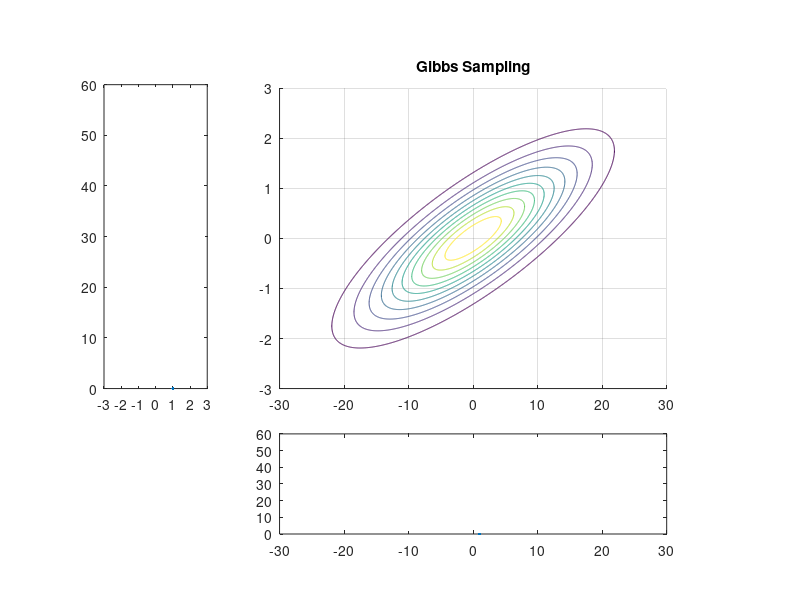

Here is the MATLAB script that generated this plot: (Note: this script raises an error after producing the figure.)
clear all; close all;

M = 500;
meanX = 0.0; sigmaX = 10.0;
meanY = 0.0; sigmaY = 1;
rho=0.8;
x = zeros((M+1));
y = zeros((M+1));
x(1)=meanX;
y(1)=meanY;
c=sqrt(1-rho^2);

for i=2:(M+1)
    x(i)=meanX+sigmaX*rho*(y(i-1)-meanY)/sigmaY+ sigmaX*c*randn;
    y(i) = meanY+sigmaY*rho*(x(i)-meanX)/sigmaX+ sigmaY*c*randn;
end
delta = 0.025;
x1=-30:delta:30;
x2=-3:delta:3;
[X, Y] =meshgrid(x1,x2);
covariance=rho*sigmaX*sigmaY;

Z=mvnpdf([X(:) Y(:)],[meanX meanY],[sigmaX^2 covariance ; covariance sigmaY^2]);
Z=reshape(Z,size(X));


fig = figure(1);
z=subplot(2,2,2);
hold on
contour(X, Y, Z)
title('Gibbs Sampling')
grid on
xlim([-30 30])
ylim([-3 3])

z2=subplot(2,2,1);
plot(0)
xlim([-3 3])
ylim([0 60])
p2=get(z2,'position');
set(z2,'position',[p2(1) p2(2)-0.4*p2(2) p2(3)-0.6*p2(3) p2(4)+0.5*p2(4)])

z3=subplot(2,2,4);
plot(0)
xlim([-30 30])
ylim([0 60])
p3=get(z3,'position');
set(z3,'position',[p3(1)-0.4*p3(1) p3(2) p3(3)+0.5*p3(3) p3(4)/2])


p=get(z,'position');
set(z,'position',[p(1)-0.4*p(1) p(2)-0.4*p(2) p(3)+0.5*p(3) p(4)+0.5*p(4) ])

frame = getframe(fig);
im = frame2im(frame);
[imind,cm] = rgb2ind(im,256);
filename='test.gif';
imwrite(imind,cm,filename,'gif', 'DelayTime',0.05,'Loopcount',inf);

%%

index = 1;
for index=2:M

    subplot('position',z2.Position)
    h2=histfit(y(1:index),12);
    xlim([-3 3])
    ylim([0 60])
    set(h2(1),'FaceColor','green','EdgeColor','green');
    set(h2(2),'Color','k','LineWidth',1);
    view([-90 90])
    set(gca,'XTick',[-2  0 2])


    subplot('position',z3.Position)
    h2=histfit(x(1:index));
    xlim([-30 30])
    ylim([0 60])
    set(h2(1),'FaceColor','red','EdgeColor','red');
    set(h2(2),'Color','k','LineWidth',1);
    set(gca,'XTick',[-20  0 20])

    subplot('position',z.Position)
    plot(x(index),y(index), 'ob');
    xlim([-30 30])
    ylim([-3 3])
    
    frame = getframe(fig);
    im = frame2im(frame);
    [imind,cm] = rgb2ind(im,256);
    
    % Write to the GIF File    
    imwrite(imind,cm,filename,'gif','DelayTime',0.05,'WriteMode','append');
    
    
    
    
end